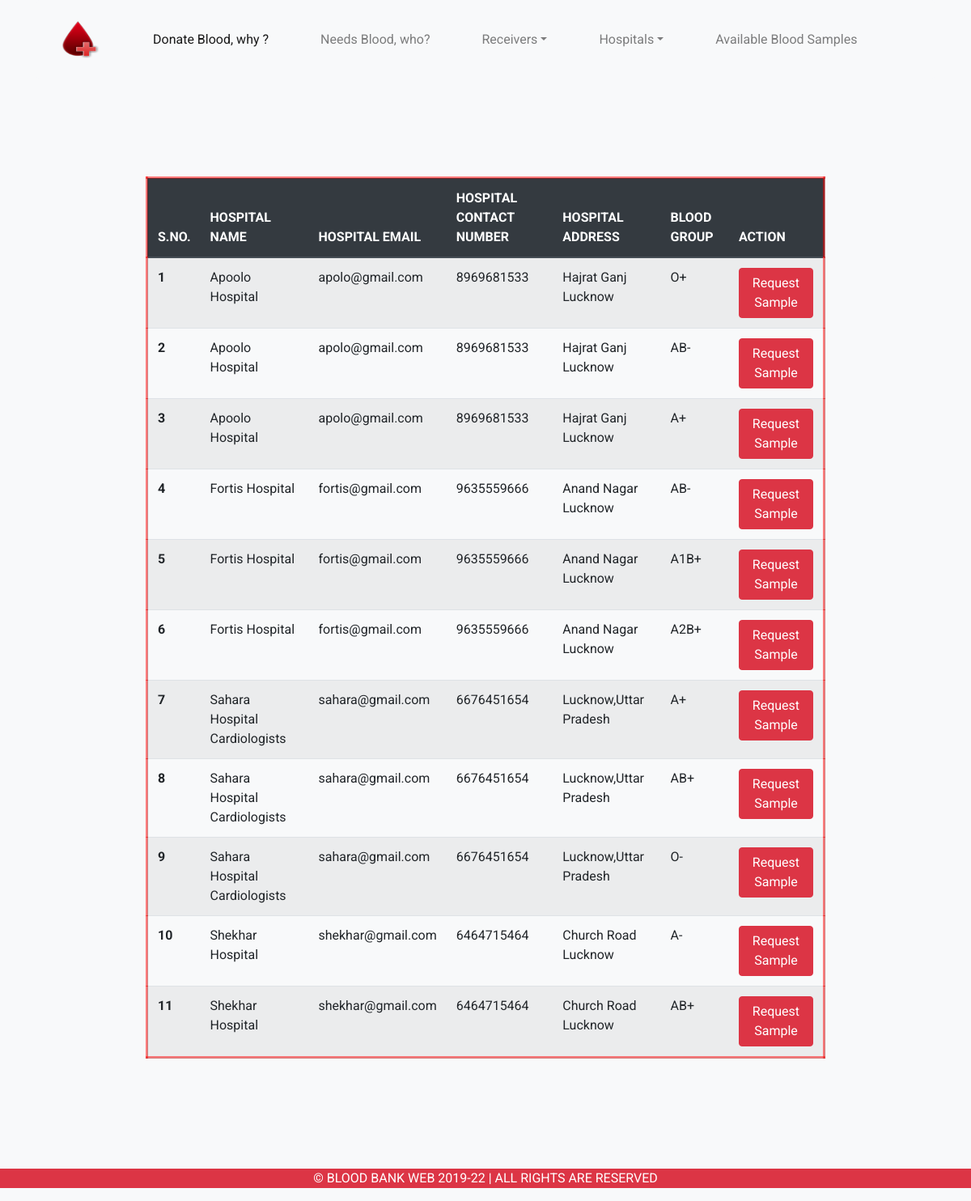
/pages/available_blood_samples, run on the app's committed database.
### tables this page shows
CREATE TABLE `blood_info` (
  `id` int(11) NOT NULL,
  `hospital_id` int(11) NOT NULL,
  `blood_group` enum('A1+','A1-','A2+','A2-','B+','B-','A1B+','A1B-','A2B+','A2B-','AB+','AB-','O+','O-','A+','A-') NOT NULL,
  `num_trans_bag` int(11) NOT NULL
);

CREATE TABLE `hospitals` (
  `id` int(11) NOT NULL,
  `hname` varchar(100) NOT NULL,
  `contact_no` varchar(10) NOT NULL,
  `hemail` varchar(50) NOT NULL,
  `haddress` varchar(100) NOT NULL,
  `password` varchar(255) NOT NULL
);

### app/controllers/Pages.php (called while the page is built, shortened)
<?php
class Pages extends Controller{
    public function __construct(){
        $this->hospitalModel = $this->model('Hospital');
    }
    public function available_blood_samples(){
        $hospitalsDetail = $this->hospitalModel->getHospitalsDetail();
        $data = [
            'hospitalsDetail' => $hospitalsDetail,
        ];
        $this->view('pages/available_blood_samples', $data);
    }
}

### app/libraries/Core.php (called while the page is built, shortened)
<?php
class Core{
    protected $currentMethod = 'donate_blood_why';
    public function __construct(){
        $url = $this->getUrl() ?? ["pages"];
        if(file_exists('../app/controllers/' .ucwords($url[0]). '.php')){
            unset($url[0]);
        }
        $this->currentController = new $this->currentController;
        if(isset($url[1])){
            if(method_exists($this->currentController, $url[1])){
                $this->currentMethod = $url[1];
                unset($url[1]);
            }
        }
        $this->params = $url ? array_values($url) : [];
        call_user_func_array([$this->currentController, $this->currentMethod],$this->params);
    }
    public function getUrl(){
        if(isset($_GET['url'])){
            $url = rtrim($_GET['url'],'/');
            $url = filter_var($url, FILTER_SANITIZE_URL);
            $url = explode('/',$url);
            return $url;
        }
    }
}

### public/index.php (called while the page is built)
<?php require_once '../app/bootstrap.php';
$init = new Core();

### app/helpers/session_helper.php (called while the page is built, shortened)
<?php
function isLoggedIn(){
    if(isset($_SESSION['user_id'])){
        return true;
    }else{
        return false;
    }
}

### app/libraries/Database.php (called while the page is built, shortened)
<?php
class Database{
    private $host = DB_HOST;
    private $user = DB_USER;
    private $pass = DB_PASS;
    private $dbname = DB_NAME;
    private $dbh;
    private $stmt;
    public function __construct(){
        $dsn = 'mysql:host='.$this->host.';dbname='.$this->dbname;
        $options = array(
            PDO::ATTR_PERSISTENT => true,
            PDO::ATTR_ERRMODE => PDO::ERRMODE_EXCEPTION
        );
        try{
            $this->dbh = new PDO($dsn,$this->user,$this->pass,$options)
            ;
        }catch(PDOException $e){
            $this->error = $e->getMessage();
            echo $this->error;
        }
    }
    public function query($sql){
        $this->stmt = $this->dbh->prepare($sql);
    }
    public function execute(){
        return $this->stmt->execute();
    }
    public function resultSet(){
        $this->execute();
        return $this->stmt->fetchAll(PDO::FETCH_OBJ);
    }
}

### app/models/Hospital.php (called while the page is built, shortened)
<?php
class Hospital{
    private $db;
    public function __construct(){
        $this->db = new Database;
    }
    public function getHospitalsDetail(){
        $this->db->query('SELECT  * , hospitals.id as hid , blood_info.id as bid FROM hospitals INNER JOIN blood_info ON hospitals.id = blood_info.hospital_id ORDER BY hospitals.hname ASC ');
        $results = $this->db->resultSet();
        return $results;
    }
}
?>

### app/views/pages/available_blood_samples.php (the view)
<?php require APPROOT.'/views/inc/header.php'; ?>
<div class="profile">
<?php if(!empty($data['hospitalsDetail'])): ?>
    <div class="table-responsive">
        <table class="table table-hover table-striped">
        <thead class="thead-dark">
            <tr>
            <th scope="col">S.NO.</th>
            <th scope="col">HOSPITAL NAME</th>
            <th scope="col">HOSPITAL EMAIL</th>
            <th scope="col">HOSPITAL CONTACT NUMBER</th>
            <th scope="col">HOSPITAL ADDRESS</th>
            <th scope="col">BLOOD GROUP</th>
            <?php if(isLoggedIn() && $_SESSION['type'] == 'receiver' || !isset($_SESSION['type'])): ?>
            <th scope="col">ACTION</th>
            <?php endif;?>
            </tr>
        </thead>
        <tbody>
        <?php
        $count = 1;
        foreach($data['hospitalsDetail'] as $hospitalDetail): ?>
            <tr>
            <th scope="row"><?php echo $count;?></th>
            <td><?php echo $hospitalDetail->hname;?></td>
            <td><?php echo $hospitalDetail->hemail;?></td>
            <td><?php echo $hospitalDetail->contact_no;?></td>
            <td><?php echo $hospitalDetail->haddress;?></td>
            <td><?php echo $hospitalDetail->blood_group;?></td>
            <?php if(isLoggedIn()):?>
                <?php if($_SESSION['type'] == 'receiver'):?>
                    <td>
                        <button class="btn btn-md btn-dark text-white" onclick="if(confirm('Are you Sure??')){
                            window.location.href = '<?php echo URLROOT?>/receivers/request/<?php echo $hospitalDetail->hid?>/<?php echo $hospitalDetail->bid?>';
                        }">
                            Request Sample
                        </button>
                    </td>
                <?php else:?>
                    <?php if($_SESSION['type'] == 'hospital') :?>
                    <?php endif;?>
                <?php endif;?>
            <?php else:?>
                    <td><button class="btn btn-md btn-danger" onclick="window.location.href = '<?php echo URLROOT?>/receivers/login'">Request Sample</button></td>
            <?php endif;?>
            </tr>
        <?php
        $count ++;
        endforeach;?>
        </tbody>
        </table>
    </div>
<?php else:?>
    <p class="text-danger font-weight-normal display-4 text-center">NO BLOOD SAMPLES AVAILABLE YET..</p>
<?php endif;?>
</div>
<?php require APPROOT.'/views/inc/footer.php'; ?>

### app/libraries/Controller.php (shortened to what this page needs)
<?php
class Controller{
    public function view($view, $data=[]){
        if(file_exists('../app/views/'. $view . '.php')){
            require_once '../app/views/'. $view. '.php';
        }else{
            die('View does not exist');
        }
    }
}
?>

### app/views/inc/header.php (shortened to what this page needs)
<!DOCTYPE html>
<html lang="en">
<head>
    <link rel="stylesheet" href="https://stackpath.bootstrapcdn.com/bootstrap/4.2.1/css/bootstrap.min.css">
    <link href="https://stackpath.bootstrapcdn.com/font-awesome/4.7.0/css/font-awesome.min.css" rel="stylesheet">
    <link rel="stylesheet" href="<?php echo URLROOT; ?>/public/css/style.css">
</head>
<body class="bg-light">
<div class="wrapper">
            <header>
                <div class="container">
                    <?php require APPROOT.'/views/inc/navbar.php';?>
                </div>
            </header>
</div>

### app/views/inc/navbar.php (shortened to what this page needs)
<nav class="navbar navbar-expand-lg navbar-light bg-light rounded">
    <a class="navbar-brand mr-5" href="/bbw/"><img src="<?php echo URLROOT?>/public/img/blood_logo.png" alt="" width="72" height="72"></a>
    <div class="collapse navbar-collapse" id="navbarsExample09">
      <ul class="navbar-nav mr-auto">
        <li class="nav-item active mr-5">
          <a class="nav-link" href="<?php echo URLROOT?>/pages/donate_blood_why">Donate Blood, why ? <span class="sr-only">(current)</span></a>
        </li>
        <li class="nav-item mr-5">
          <a class="nav-link" href="<?php echo URLROOT?>/pages/need_blood_who">Needs Blood, who?</a>
        </li>
        <?php if(isLoggedIn()):?>
            <?php if($_SESSION['type'] == 'receiver'):?>
              <li class="nav-item dropdown mr-5">
                <a class="nav-link dropdown-toggle" href="#" id="dropdown09" data-toggle="dropdown" aria-haspopup="true" aria-expanded="false">Receivers</a>
                <div class="dropdown-menu" aria-labelledby="dropdown09">
                  <a class="dropdown-item" href="<?php echo URLROOT?>/receivers/index">HOME</a>
                  <a class="dropdown-item" href="<?php echo URLROOT?>/receivers/logout">LOGOUT</a>
                </div>
              </li>
            <?php else : ?>
              <?php if(isset($_SESSION['type']) && $_SESSION['type'] !== 'hospital'): ?>
                <li class="nav-item dropdown mr-5">
                  <a class="nav-link dropdown-toggle" href="#" id="dropdown09" data-toggle="dropdown" aria-haspopup="true" aria-expanded="false">Receivers</a>
                  <div class="dropdown-menu" aria-labelledby="dropdown09">
                    <a class="dropdown-item" href="<?php echo URLROOT?>/receivers/register">REGISTER</a>
                    <a class="dropdown-item" href="<?php echo URLROOT?>/receviers/login">LOGIN</a>
                  </div>
                </li>
              <?php endif;?>
            <?php endif;?>
            <?php if($_SESSION['type'] == 'hospital'):?>
              <li class="nav-item dropdown mr-5">
                <a class="nav-link dropdown-toggle" href="#" id="dropdown09" data-toggle="dropdown" aria-haspopup="true" aria-expanded="false">Hospitals</a>
                <div class="dropdown-menu" aria-labelledby="dropdown09">
                  <a class="dropdown-item" href="<?php echo URLROOT?>/hospitals/index">HOME</a>
                  <a class="dropdown-item" href="<?php echo URLROOT?>/hospitals/add_blood_info">ADD BLOOD INFO</a>
                  <a class="dropdown-item" href="<?php echo URLROOT?>/hospitals/view_requests_page">VIEW REQUESTS PAGE</a>
                  <a class="dropdown-item" href="<?php echo URLROOT?>/hospitals/logout">LOGOUT</a>
                </div>
              </li>
            <?php else : ?>
              <?php if(isset($_SESSION['type']) && $_SESSION['type'] !== 'receiver'): ?>
                <li class="nav-item dropdown mr-5">
                  <a class="nav-link dropdown-toggle" href="#" id="dropdown09" data-toggle="dropdown" aria-haspopup="true" aria-expanded="false">Hospitals</a>
                  <div class="dropdown-menu" aria-labelledby="dropdown09">
                    <a class="dropdown-item" href="<?php echo URLROOT?>/hospitals/register">REGISTER</a>
                    <a class="dropdown-item" href="<?php echo URLROOT?>/hospitals/login">LOGIN</a>
                  </div>
                </li>
              <?php endif;?>
            <?php endif;?>
        <?php else:?>
            <li class="nav-item dropdown mr-5">
              <a class="nav-link dropdown-toggle" href="#" id="dropdown09" data-toggle="dropdown" aria-haspopup="true" aria-expanded="false">Receivers</a>
            </li>
            <li class="nav-item dropdown mr-5">
              <a class="nav-link dropdown-toggle" href="#" id="dropdown09" data-toggle="dropdown" aria-haspopup="true" aria-expanded="false">Hospitals</a>
            </li>
        <?php endif;?>
        <li class="nav-item">
          <a class="nav-link" href=" <?php echo URLROOT?>/pages/available_blood_samples">Available Blood Samples</a>
        </li>
      </ul>
    </div>
</nav>

### app/views/inc/footer.php (shortened to what this page needs)
<footer>
    <p class="text-white text-center bg-danger">&copy; BLOOD BANK WEB 2019-22 | ALL RIGHTS ARE RESERVED</p>
</footer>
</body>
</html>

### public/css/style.css (style rules this page uses)
body { background-color: #f5f5f5; font-family: "Roboto", sans-serif; }
.profile { margin-left: 15%; margin-right: 15%; margin-top: 10%; margin-bottom: 10%; }
table { border: 3px inset rgba(255, 0, 0, 0.5); }

### data on the page
blood_info: hospital.hname "Apoolo Hospital", hospital.hemail "apolo@gmail.com", hospital.contact_no "8969681533", hospital.haddress "Hajrat Ganj Lucknow", blood_group "O+"
blood_info: hospital.hname "Apoolo Hospital", hospital.hemail "apolo@gmail.com", hospital.contact_no "8969681533", hospital.haddress "Hajrat Ganj Lucknow", blood_group "AB-"
blood_info: hospital.hname "Apoolo Hospital", hospital.hemail "apolo@gmail.com", hospital.contact_no "8969681533", hospital.haddress "Hajrat Ganj Lucknow", blood_group "A+"
blood_info: hospital.hname "Fortis Hospital", hospital.hemail "fortis@gmail.com", hospital.contact_no "9635559666", hospital.haddress "Anand Nagar Lucknow", blood_group "AB-"
blood_info: hospital.hname "Fortis Hospital", hospital.hemail "fortis@gmail.com", hospital.contact_no "9635559666", hospital.haddress "Anand Nagar Lucknow", blood_group "A1B+"
blood_info: hospital.hname "Fortis Hospital", hospital.hemail "fortis@gmail.com", hospital.contact_no "9635559666", hospital.haddress "Anand Nagar Lucknow", blood_group "A2B+"
blood_info: hospital.hname "Sahara Hospital Cardiologists", hospital.hemail "sahara@gmail.com", hospital.contact_no "6676451654", hospital.haddress "Lucknow,Uttar Pradesh", blood_group "A+"
blood_info: hospital.hname "Sahara Hospital Cardiologists", hospital.hemail "sahara@gmail.com", hospital.contact_no "6676451654", hospital.haddress "Lucknow,Uttar Pradesh", blood_group "AB+"
blood_info: hospital.hname "Sahara Hospital Cardiologists", hospital.hemail "sahara@gmail.com", hospital.contact_no "6676451654", hospital.haddress "Lucknow,Uttar Pradesh", blood_group "O-"
blood_info: hospital.hname "Shekhar Hospital", hospital.hemail "shekhar@gmail.com", hospital.contact_no "6464715464", hospital.haddress "Church Road Lucknow", blood_group "A-"
blood_info: hospital.hname "Shekhar Hospital", hospital.hemail "shekhar@gmail.com", hospital.contact_no "6464715464", hospital.haddress "Church Road Lucknow", blood_group "AB+"
